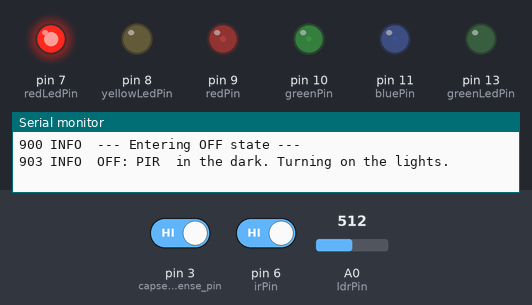
The sketch below on a simulated Arduino Uno, built with avr-gcc and run on an emulated ATmega328P. Parts: output pins drawn as LEDs (lit = HIGH), the last lines printed to the serial monitor. Dashed ring = blinking. The test bench sets the inputs (shaded band); at power-on: pin 3 (capsens_sense_pin) HIGH, A0 (ldrPin) = 512, pin 6 (irPin) HIGH.

Above: at 2.1 s.
2.2 s: pin 3 (capsens_sense_pin) driven LOW
At 2.35 s:
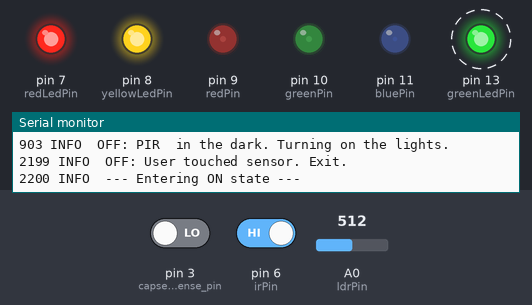
5.2 s: A0 (ldrPin) set to 0
8.2 s: pin 3 (capsens_sense_pin) driven HIGH
At 9.0 s:
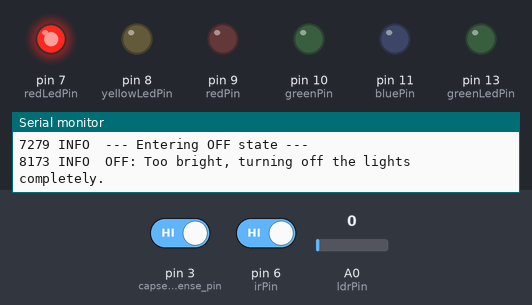
9.9 s: A0 (ldrPin) set to 142
11.4 s: A0 (ldrPin) set to 156
At 12.3 s:
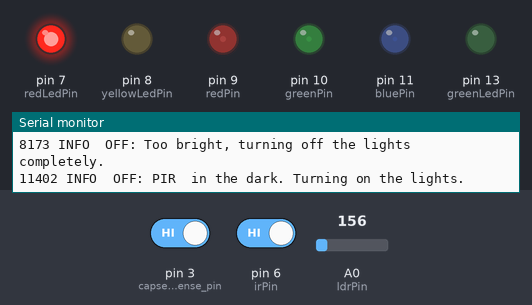
13.1 s: pin 6 (irPin) driven LOW
At 13.5 s:
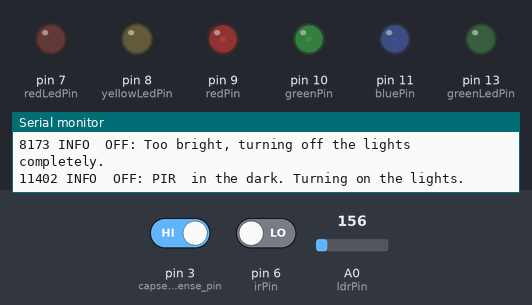
Timing chart, 0 to 15.6 s (numbered marks = the images above; inputs shaded):
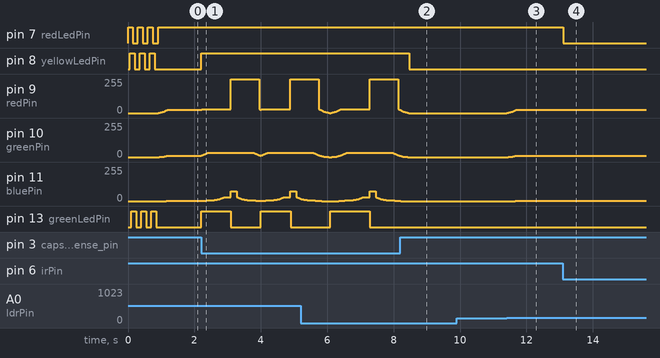

Measured:
- after the input at 8.2 s, pin 8 (yellowLedPin): HIGH → LOW after 0.27 s; pin 9 (redPin): goes on until 8.5 s, then stays 0/255; pin 10 (greenPin): goes on until 8.4 s, then stays 0/255; pin 11 (bluePin): goes on until 8.2 s, then stays 0/255; pin 13 (greenLedPin): stays LOW (without the input it goes to HIGH after 0.28 s)
- after the input at 9.9 s, every drawn part: stays the same
- after the input at 11.4 s, pin 9 (redPin): moves from 0/255 to 26/255 over 0.29 s, starting at once; pin 10 (greenPin): moves from 0/255 to 11/255 over 0.25 s, starting after 0.05 s; pin 11 (bluePin): 0/255 → 1/255 after 0.26 s
- after the input at 13.1 s, pin 7 (redLedPin): HIGH → LOW at once
- by itself, pin 7 (redLedPin): alternates HIGH for 0.15 s and LOW for 0.15 s, 6 changes in all, then stays HIGH

The sketch:

StripDimmer.ino
```cpp
#include <CapacitiveSensor.h>
#include <Logging.h>

//
// Hardware configuration
//
const int redPin   = 9;
const int greenPin = 10;
const int bluePin  = 11;

const int redLedPin = 7;
const int yellowLedPin = 8;
const int greenLedPin = 13;

const int ldrPin = A0;

const int irPin = 6;

const int capsens_signal_pin = 4;
const int capsens_sense_pin = 3;

//
// Configuration and constants
//

// Uncomment to switch off debugging
//#define DEBUG

const int touchSensitivity = 1800;       // Lower value is higher Touch sensitivity.
const int darkness = 150;                // LDR level at which lights will go on at PIR activity in OFF state.
const int darknessWithDimmedLights = 50; // LDR level at which lights will go completely off when going from ON to OFF state.

const int maxBrightness = 1000;          // Index used to set the highest RGB LED brightness.
const int dimmedBrightness = 250;        // Index used to set dimmed RGB LED brightness.

#ifdef DEBUG
  #define LOGLEVEL LOG_LEVEL_DEBUG
  const unsigned long keepBrightMs =  3000L; // Max Full-Brightness time without PIR activity
  const unsigned long keepOnDimMs  = 10000L; // Max Dimmed time when ON without PIR activity
  const unsigned long keepOffDimMs =  6000L; // Max Dimmed time when OFF without PIR activity
#else
  #define LOGLEVEL LOG_LEVEL_INFO
  const unsigned long keepBrightMs =  300000L; // Max Full-Brightness time without PIR activity
  const unsigned long keepOnDimMs  = 7200000L; // Max Dimmed time when ON without PIR activity
  const unsigned long keepOffDimMs =   60000L; // Max Dimmed time when OFF without PIR activity
#endif

//
// Local variables
//
unsigned long ignorePIRUntil = 0;

// 10M resistor between pins, add 1n4148 from sense to 5V and 10k from sense to toucharea
CapacitiveSensor capsense = CapacitiveSensor(capsens_signal_pin,capsens_sense_pin);

int currentBrightness = 0;

void setup() {
  Log.Init(LOGLEVEL, 57600L);

  pinMode(redPin,   OUTPUT);
  pinMode(greenPin, OUTPUT);
  pinMode(bluePin,  OUTPUT);

  pinMode(redLedPin,    OUTPUT);
  pinMode(yellowLedPin, OUTPUT);
  pinMode(greenLedPin,  OUTPUT);

  pinMode(irPin,  INPUT);
  pinMode(ldrPin, INPUT);

  blinkSignalLeds();
  stripColor(0,0,0);

  capsense.set_CS_AutocaL_Millis(5000);
  capsense.set_CS_Timeout_Millis(200);

  goToDimThousands(0); // Init LEDs to off state.
}

void loop() {
  // Debugging stuff:

//  while(true){
//    hasTouched();
//  }

//  goToDimThousands(250);
//  printTouch();
//  printLDR();
//  colorMixer();

  offLoop();           // Low (off) state
  onLoop();            // High (on) state
}

void offLoop(){
  Log.Info("--- Entering OFF state ---");
  digitalWrite(greenLedPin, LOW);

  if (currentBrightness >= dimmedBrightness){
     goToDimThousands(dimmedBrightness);

     if (isTooBrightDimmed()){
       Log.Info("OFF: Too bright, turning off the lights completely.");
       goToDimThousands(0);
     }
  }

  capsense.reset_CS_AutoCal();

  // Low (off) state
  while(true) {
    if (hasTouched()){
      Log.Info("OFF: User touched sensor. Exit.");
      return;
    }

    if (currentBrightness == 0 && !isDark()) {
      // Call to hasPIR() to turn the red indicator led on or off
      hasPIR();
      // Skip rest of loop, no need to turn on ligths if it's not dark.
      continue;
    }

    if (hasPIR()) {
      ignorePIRUntil = millis() + keepOffDimMs;

      if(currentBrightness != dimmedBrightness) {
        Log.Info("OFF: PIR  in the dark. Turning on the lights.");
        goToDimThousands(dimmedBrightness);
      }
    } else if (currentBrightness == dimmedBrightness && isPassed(ignorePIRUntil)) {
      Log.Info("OFF: No more PIR activity. Turning off the lights.");
      goToDimThousands(0);
    }
  }
}

void onLoop() {
  Log.Info("--- Entering ON state ---");
  digitalWrite(greenLedPin, HIGH);

  goToDimThousands(maxBrightness);
  capsense.reset_CS_AutoCal();

  ignorePIRUntil = millis() + keepBrightMs;

  while(true) {
    if (hasTouched()){
      Log.Info("ON: User touched sensor. Exit.");
      return;
    }

    if (hasPIR()){
      ignorePIRUntil = millis() + keepBrightMs;

      if (currentBrightness != maxBrightness) {
        Log.Info("ON: PIR activity. Switching to full brightness.");
        goToDimThousands(maxBrightness);
        capsense.reset_CS_AutoCal();
      }
    } else if (currentBrightness == maxBrightness && isPassed(ignorePIRUntil)) {
      Log.Info("ON: No PIR activity for a while. Dimming the lights.");
      goToDimThousands(dimmedBrightness, 20, true);
      capsense.reset_CS_AutoCal();
      ignorePIRUntil = millis() + keepOnDimMs;

      if (currentBrightness == dimmedBrightness && isTooBrightDimmed()) {
        Log.Info("ON: Dimmed lights in ON state, and still too bright. Exit ON state.");
        return;
      }
    } else if (currentBrightness == dimmedBrightness && isPassed(ignorePIRUntil)) {
      Log.Info("ON: No PIR activity for a long time. Exit ON state.");
      return;
    }
  }
}

void blinkSignalLeds(){
  const int delayms = 50;
  for(int i=1; i<=3; i++) {
    digitalWrite(redLedPin, HIGH);    delay(delayms);
    digitalWrite(yellowLedPin, HIGH); delay(delayms);
    digitalWrite(greenLedPin, HIGH);  delay(delayms);
    digitalWrite(redLedPin, LOW);     delay(delayms);
    digitalWrite(yellowLedPin, LOW);  delay(delayms);
    digitalWrite(greenLedPin, LOW);   delay(delayms);
  }
}
```

colorCurve.ino
```cpp
#define colorcurvesize 8
int colorcurve [colorcurvesize][3] =
  {
    { 0, 0, 0 },
    { 10, 2, 0 },
    { 31, 14, 1},
    { 58, 33, 5 },
    { 95, 63, 7 },
    { 145, 106, 14 },
    { 195, 171, 31 },
    { 255, 255, 74 }
  };

/* Same as dimThousands, but slowly increases/decreases to end up at the given value */
void goToDimThousands(int brightness) {
  goToDimThousands(brightness,1, false);
}

/* Same as dimThousands, but slowly increases/decreases to end up at the given value */
void goToDimThousands(int brightness, int stepDelayMs, boolean checkPIR) {
  Log.Debug("Dimming from %d to %d.",currentBrightness,brightness);

  int inc = 1;
  if (brightness < currentBrightness) {
    inc = -1;
  }

  while (currentBrightness != brightness) {
    currentBrightness = currentBrightness + inc;
    dimThousands(currentBrightness);
    if (checkPIR && hasPIR()) {
      Log.Debug("Dimming interrupted at %d by PIR.",currentBrightness);
      break;
    }
    delay(stepDelayMs);
  }
  Log.Debug("Dimming finished, now at %d.",currentBrightness);
  printSensors();
}


/* 0 = off, 1000 is full brightness */
void dimThousands(int brightness){
  brightness = constrain(brightness, 0, 1000);

  // Find the two indices
  float findex = (float) (brightness * (colorcurvesize-1)) / 1000;
  int lowindex = constrain((int) findex,0,colorcurvesize-1);
  int highindex = constrain(lowindex+1,0,colorcurvesize-1);

  // RGB color from the lower index in the array
  int red = colorcurve[lowindex][0];
  int green = colorcurve[lowindex][1];
  int blue = colorcurve[lowindex][2];

  if (lowindex != highindex) {
    // lowindex and highindex are not the same so we need to interpolate

    // RGB color from the higher index in the array
    int hred   = colorcurve[highindex][0];
    int hgreen = colorcurve[highindex][1];
    int hblue  = colorcurve[highindex][2];

    // The Lineair interpolated color between the two array points
    float ratio = findex - lowindex;
    red   = (int) (0.5 + red   + (ratio * (hred   - red  )));
    green = (int) (0.5 + green + (ratio * (hgreen - green)));
    blue  = (int) (0.5 + blue  + (ratio * (hblue  - blue )));
  }

  stripColor(red,green,blue);
}

int oldRed = 0;
int oldGreen = 0;
int oldBlue = 0;

void stripColor(int newRed, int newGreen, int newBlue){
  boolean changed = false;
  if (newRed != oldRed) {analogWrite(redPin,newRed); oldRed = newRed; changed = true;}
  if (newGreen != oldGreen) {analogWrite(greenPin,newGreen); oldGreen = newGreen; changed = true;}
  if (newBlue != oldBlue) {analogWrite(bluePin,newBlue); oldBlue = newBlue; changed = true;}

  if (changed) {
    Log.Verbose("R=%d G=%d B=%d.",newRed,newGreen,newBlue);
  }
}
```

inputs.ino
```cpp
boolean personPresent = false;

boolean hasPIR(){
  boolean pir = digitalRead(irPin);
  digitalWrite(redLedPin, pir);
  return pir;
}

boolean isTooBrightDimmed(){
  return analogRead(ldrPin) <= darknessWithDimmedLights;
}


boolean isDark(){
  return analogRead(ldrPin) >= darkness;
}

boolean hasTouched() {
  long sense = capsense.capacitiveSensor(30);

  boolean touched = ( sense < 0 || sense > touchSensitivity);
  digitalWrite(yellowLedPin, touched);

  if (touched){
    Log.Debug("Touch detected at level %d.",sense);
  }

  return touched;
}

boolean isPassed(unsigned long targetTime) {
  // Set to a bigger value than maximum time between calls of "isPassed".
  const long checkloopresolutionMs = 10000L;
  const unsigned long halftime = 2147483647L;

  unsigned long currTime = millis();

  if ( currTime > targetTime) {
    Log.Debug("Target time of %l has passed.",targetTime);
    return true;
  }

  if ( targetTime > halftime && currTime < (halftime - checkloopresolutionMs)) {
    // rollover
    Log.Debug("Current time rolled over, target time of %l has passed.",targetTime);
    return true;
  }

  return false;
}
```

testStuff.ino
```cpp
void printTouch(){
  while(true){
    int i = 10;
    while(i--){
      long total = capsense.capacitiveSensor(30);
      Log.Info("Touch: %l",total);
      delay(500);
    }
    capsense.reset_CS_AutoCal();
    Log.Info("Reset calibration of Touch sensor.");
  }
}

void printLDR(){
  while(true){
    int light = analogRead(ldrPin);
    Log.Info("LDR value: %d",light);
    delay(200);
  }
}

void printSensors(){
  Log.Debug("RGB brightness is %d, LDR value is %d, PIR is %T",currentBrightness,analogRead(ldrPin),digitalRead(irPin));
}


void colorMixer() {
  int red = 127;
  int green = 107;
  int blue = 20;
  stripColor(red, green, blue);

  int inc = 2;
  while(true){
    while (Serial.available() > 0){
      char c = Serial.read();

      if (c == 'r') {
        red = constrain(red-inc, 0, 255);
      } else if (c == 'R') {
        red = constrain(red+inc, 0, 255);
      } else if (c == 'g') {
        green = constrain(green-inc, 0, 255);
      } else if (c == 'G') {
        green = constrain(green+inc, 0, 255);
      } else if (c == 'b') {
        blue = constrain(blue-inc, 0, 255);
      } else if (c == 'B') {
        blue = constrain(blue+inc, 0, 255);
      } else {
        continue;
      }

      Serial.print(" { ");
      Serial.print(red, DEC);
      Serial.print(", ");
      Serial.print(green, DEC);
      Serial.print(", ");
      Serial.print(blue,DEC);
      Serial.println(" },");
      stripColor(red, green, blue);
    }
  }
}
```
